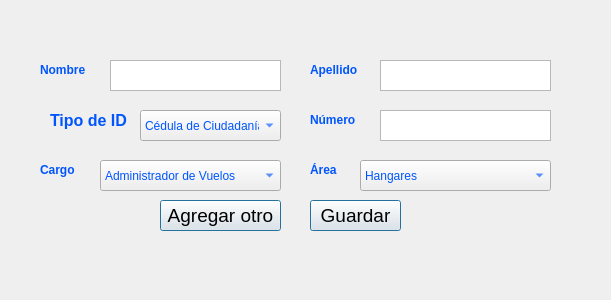
<?xml version="1.0" encoding="UTF-8"?>
<ui version="4.0">
 <class>Form</class>
 <widget class="QWidget" name="Form">
  <property name="geometry">
   <rect>
    <x>0</x>
    <y>0</y>
    <width>611</width>
    <height>300</height>
   </rect>
  </property>
  <property name="windowTitle">
   <string>Form</string>
  </property>
  <widget class="QTextEdit" name="textedit_NumerodeID">
   <property name="geometry">
    <rect>
     <x>380</x>
     <y>110</y>
     <width>171</width>
     <height>31</height>
    </rect>
   </property>
   <property name="cursor" stdset="0">
    <cursorShape>IBeamCursor</cursorShape>
   </property>
   <property name="styleSheet">
    <string notr="true">font: 12pt &quot;Nirmala UI&quot;;</string>
   </property>
  </widget>
  <widget class="QComboBox" name="cb_Area">
   <property name="geometry">
    <rect>
     <x>360</x>
     <y>160</y>
     <width>191</width>
     <height>31</height>
    </rect>
   </property>
   <property name="cursor">
    <cursorShape>PointingHandCursor</cursorShape>
   </property>
   <property name="styleSheet">
    <string notr="true">font: 12pt &quot;Nirmala UI&quot;;
font: 75 12pt &quot;MS Shell Dlg 2&quot;;
color: rgb(0, 85, 255);</string>
   </property>
   <property name="editable">
    <bool>false</bool>
   </property>
   <property name="duplicatesEnabled">
    <bool>false</bool>
   </property>
   <property name="frame">
    <bool>true</bool>
   </property>
   <item>
    <property name="text">
     <string>Hangares</string>
    </property>
   </item>
   <item>
    <property name="text">
     <string>Administración</string>
    </property>
   </item>
   <item>
    <property name="text">
     <string>Torre de Control</string>
    </property>
   </item>
   <item>
    <property name="text">
     <string>Área Operacional</string>
    </property>
   </item>
   <item>
    <property name="text">
     <string>Zona de embarque</string>
    </property>
   </item>
  </widget>
  <widget class="QLabel" name="lb_tipodeID">
   <property name="geometry">
    <rect>
     <x>50</x>
     <y>110</y>
     <width>81</width>
     <height>21</height>
    </rect>
   </property>
   <property name="styleSheet">
    <string notr="true">font: 14pt &quot;Nirmala UI&quot;;</string>
   </property>
   <property name="text">
    <string>&lt;html&gt;&lt;head/&gt;&lt;body&gt;&lt;p&gt;&lt;span style=&quot; font-size:12pt; font-weight:600; color:#0055ff;&quot;&gt;Tipo de ID&lt;/span&gt;&lt;/p&gt;&lt;/body&gt;&lt;/html&gt;</string>
   </property>
  </widget>
  <widget class="QComboBox" name="cb_tipodeID">
   <property name="geometry">
    <rect>
     <x>140</x>
     <y>110</y>
     <width>141</width>
     <height>31</height>
    </rect>
   </property>
   <property name="cursor">
    <cursorShape>PointingHandCursor</cursorShape>
   </property>
   <property name="styleSheet">
    <string notr="true">font: 12pt &quot;Nirmala UI&quot;;
font: 75 12pt &quot;MS Shell Dlg 2&quot;;
color: rgb(0, 85, 255);</string>
   </property>
   <property name="editable">
    <bool>false</bool>
   </property>
   <property name="duplicatesEnabled">
    <bool>false</bool>
   </property>
   <property name="frame">
    <bool>true</bool>
   </property>
   <item>
    <property name="text">
     <string>Cédula de Ciudadanía</string>
    </property>
   </item>
   <item>
    <property name="text">
     <string>NIT</string>
    </property>
   </item>
   <item>
    <property name="text">
     <string>Tarjeta de Identidad</string>
    </property>
   </item>
   <item>
    <property name="text">
     <string>Registro Civil</string>
    </property>
   </item>
   <item>
    <property name="text">
     <string>Cédula Extranjera</string>
    </property>
   </item>
  </widget>
  <widget class="QLabel" name="lb_Numero">
   <property name="geometry">
    <rect>
     <x>310</x>
     <y>110</y>
     <width>71</width>
     <height>21</height>
    </rect>
   </property>
   <property name="styleSheet">
    <string notr="true">font: 75 12pt &quot;Nirmala UI&quot;;</string>
   </property>
   <property name="text">
    <string>&lt;html&gt;&lt;head/&gt;&lt;body&gt;&lt;p&gt;&lt;span style=&quot; font-weight:600; color:#0055ff;&quot;&gt;Número&lt;/span&gt;&lt;/p&gt;&lt;/body&gt;&lt;/html&gt;</string>
   </property>
  </widget>
  <widget class="QComboBox" name="cb_Cargo">
   <property name="geometry">
    <rect>
     <x>100</x>
     <y>160</y>
     <width>181</width>
     <height>31</height>
    </rect>
   </property>
   <property name="cursor">
    <cursorShape>PointingHandCursor</cursorShape>
   </property>
   <property name="styleSheet">
    <string notr="true">font: 12pt &quot;Nirmala UI&quot;;
font: 75 12pt &quot;MS Shell Dlg 2&quot;;
color: rgb(0, 85, 255);</string>
   </property>
   <property name="editable">
    <bool>false</bool>
   </property>
   <property name="duplicatesEnabled">
    <bool>false</bool>
   </property>
   <property name="frame">
    <bool>true</bool>
   </property>
   <item>
    <property name="text">
     <string>Administrador de Vuelos</string>
    </property>
   </item>
   <item>
    <property name="text">
     <string>Gerente Aeropuerto</string>
    </property>
   </item>
   <item>
    <property name="text">
     <string>Administrador de Hangares</string>
    </property>
   </item>
  </widget>
  <widget class="QPushButton" name="bt_Agregarotro">
   <property name="geometry">
    <rect>
     <x>160</x>
     <y>200</y>
     <width>121</width>
     <height>31</height>
    </rect>
   </property>
   <property name="font">
    <font>
     <family>MS Shell Dlg 2</family>
     <pointsize>14</pointsize>
     <weight>9</weight>
     <italic>false</italic>
     <bold>false</bold>
    </font>
   </property>
   <property name="cursor">
    <cursorShape>PointingHandCursor</cursorShape>
   </property>
   <property name="styleSheet">
    <string notr="true">font: 75 14pt &quot;MS Shell Dlg 2&quot;;</string>
   </property>
   <property name="text">
    <string>Agregar otro</string>
   </property>
   <property name="default">
    <bool>true</bool>
   </property>
  </widget>
  <widget class="QPushButton" name="bt_Guardar_2">
   <property name="geometry">
    <rect>
     <x>310</x>
     <y>200</y>
     <width>91</width>
     <height>31</height>
    </rect>
   </property>
   <property name="font">
    <font>
     <family>MS Shell Dlg 2</family>
     <pointsize>14</pointsize>
     <weight>9</weight>
     <italic>false</italic>
     <bold>false</bold>
    </font>
   </property>
   <property name="cursor">
    <cursorShape>PointingHandCursor</cursorShape>
   </property>
   <property name="styleSheet">
    <string notr="true">font: 75 14pt &quot;MS Shell Dlg 2&quot;;</string>
   </property>
   <property name="text">
    <string>Guardar</string>
   </property>
   <property name="default">
    <bool>true</bool>
   </property>
  </widget>
  <widget class="QTextEdit" name="textedit_Nombre">
   <property name="geometry">
    <rect>
     <x>110</x>
     <y>60</y>
     <width>171</width>
     <height>31</height>
    </rect>
   </property>
   <property name="cursor" stdset="0">
    <cursorShape>IBeamCursor</cursorShape>
   </property>
   <property name="styleSheet">
    <string notr="true">font: 12pt &quot;Nirmala UI&quot;;</string>
   </property>
  </widget>
  <widget class="QTextEdit" name="textedit_Apellido">
   <property name="geometry">
    <rect>
     <x>380</x>
     <y>60</y>
     <width>171</width>
     <height>31</height>
    </rect>
   </property>
   <property name="cursor" stdset="0">
    <cursorShape>IBeamCursor</cursorShape>
   </property>
   <property name="styleSheet">
    <string notr="true">font: 12pt &quot;Nirmala UI&quot;;</string>
   </property>
  </widget>
  <widget class="QLabel" name="lb_Cargo">
   <property name="geometry">
    <rect>
     <x>40</x>
     <y>160</y>
     <width>51</width>
     <height>21</height>
    </rect>
   </property>
   <property name="styleSheet">
    <string notr="true">font: 75 12pt &quot;Nirmala UI&quot;;</string>
   </property>
   <property name="text">
    <string>&lt;html&gt;&lt;head/&gt;&lt;body&gt;&lt;p&gt;&lt;span style=&quot; font-weight:600; color:#0055ff;&quot;&gt;Cargo&lt;/span&gt;&lt;/p&gt;&lt;/body&gt;&lt;/html&gt;</string>
   </property>
  </widget>
  <widget class="QLabel" name="lb_Apellido">
   <property name="geometry">
    <rect>
     <x>310</x>
     <y>60</y>
     <width>71</width>
     <height>21</height>
    </rect>
   </property>
   <property name="styleSheet">
    <string notr="true">font: 75 12pt &quot;Nirmala UI&quot;;</string>
   </property>
   <property name="text">
    <string>&lt;html&gt;&lt;head/&gt;&lt;body&gt;&lt;p&gt;&lt;span style=&quot; font-weight:600; color:#0055ff;&quot;&gt;Apellido&lt;/span&gt;&lt;/p&gt;&lt;/body&gt;&lt;/html&gt;</string>
   </property>
  </widget>
  <widget class="QLabel" name="lb_Nombre">
   <property name="geometry">
    <rect>
     <x>40</x>
     <y>60</y>
     <width>71</width>
     <height>21</height>
    </rect>
   </property>
   <property name="styleSheet">
    <string notr="true">font: 75 12pt &quot;Nirmala UI&quot;;</string>
   </property>
   <property name="text">
    <string>&lt;html&gt;&lt;head/&gt;&lt;body&gt;&lt;p&gt;&lt;span style=&quot; font-weight:600; color:#0055ff;&quot;&gt;Nombre&lt;/span&gt;&lt;/p&gt;&lt;/body&gt;&lt;/html&gt;</string>
   </property>
  </widget>
  <widget class="QLabel" name="lb_Apellido_2">
   <property name="geometry">
    <rect>
     <x>310</x>
     <y>160</y>
     <width>41</width>
     <height>21</height>
    </rect>
   </property>
   <property name="styleSheet">
    <string notr="true">font: 75 12pt &quot;Nirmala UI&quot;;</string>
   </property>
   <property name="text">
    <string>&lt;html&gt;&lt;head/&gt;&lt;body&gt;&lt;p&gt;&lt;span style=&quot; font-weight:600; color:#0055ff;&quot;&gt;Área&lt;/span&gt;&lt;/p&gt;&lt;/body&gt;&lt;/html&gt;</string>
   </property>
  </widget>
 </widget>
 <resources/>
 <connections/>
</ui>
